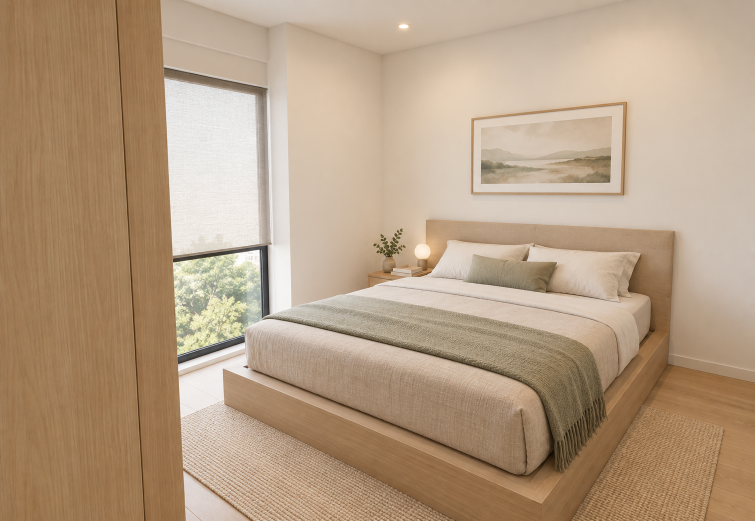
#> input picture scheme_a_v12/renders/elder_image2_edit.png, 1509 x 1042 px, given in place of elder_image2_edit.png.png, which was not available (shown at 1/2 size)
$ python render_qc.py renders/elder_image2_edit.png
#> lines starting #> are read from the running program, lines starting #| are printed output that depends on the picture; after the words box and inside, x2 and y2 are one past the last pixel; in counts of white or black regions, pixels touching at a corner belong together; pictures that were not available may be replaced by others from this repository, and a replacement may not be noted
"""效果图几何漂移 QC：对比 CAD 锁定素模与 image2 edit 图的边缘结构。

参考图用 workbench 平涂渲染（边缘=纯几何边界，无材质纹理），edit 图提取强边缘。
指标（edit 分辨率 1509×1042 下的 px）：
- recall: 素模几何边缘在 edit 图 TAU 内仍有边缘的比例（低=结构被改）
- chamfer: 素模边缘到 edit 边缘的平均距离
- 小连通域(<MINCC 像素)作为噪点剔除

用法: render_qc.py [key ...]   默认跑全部 7 视角，输出 qc_report.json + 叠加图
"""
from __future__ import annotations

import json
import sys
from pathlib import Path

import numpy as np
from PIL import Image
from scipy.ndimage import distance_transform_edt, label, sobel

ROOT = Path(__file__).resolve().parent
EDIT = ROOT / "renders"
QC = ROOT / "qc"
KEYS = ["living", "kitchen", "master", "child", "elder", "main_bath", "secondary_bath"]
TAU = 8.0       # px：边缘匹配容差
PCT = 93        # 梯度前 7% 才算结构边缘
MINCC = 400     # 连通域最小像素数


def edges(img: np.ndarray) -> np.ndarray:
    g = img.astype(np.float32).mean(axis=2)
    mag = np.hypot(sobel(g, 0), sobel(g, 1))
    m = mag > np.percentile(mag, PCT)
    lbl, n = label(m)
    if n:
        sizes = np.bincount(lbl.ravel())
        m &= sizes[lbl] >= MINCC  # 剔小连通域噪点
    return m


def score(base_path: Path, edit_path: Path, key: str) -> dict:
#> called with key = 'renders/elder_image2_edit.png'
    b = Image.open(base_path).convert("RGB")
#> b is the input picture: PIL image 1509x1042 RGB; mean R, G, B 181.4, 157.1, 131.4
    e = Image.open(edit_path).convert("RGB")
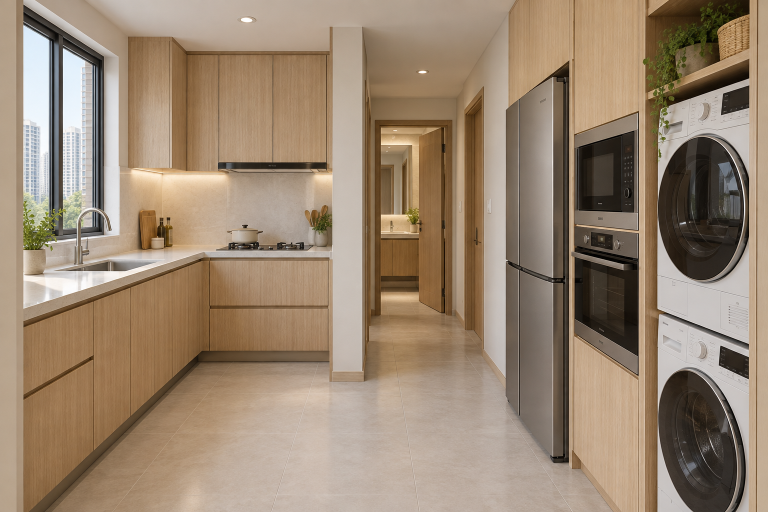
#> input picture scheme_a_v12/renders/kitchen_image2.png, 1536 x 1024 px, given in place of elder_image2_edit.png_image2_edit.png, which was not available (shown at 1/2 size)
#> e is the input picture: PIL image 1536x1024 RGB; mean R, G, B 154.2, 134.3, 113.3
    if b.size != e.size:
        b = b.resize(e.size, Image.LANCZOS)
#> b: PIL image 1536x1024 RGB
    bn, en = edges(np.asarray(b)), edges(np.asarray(e))
#> in edges, `m = mag > np.percentile(mag, PCT)`: m: shape (1024, 1536) bool; 7% white in thin lines or dots, all inside (x1, y1, x2, y2) = (233, 0, 1536, 1024)
#> in edges, `lbl, n = label(m)`:
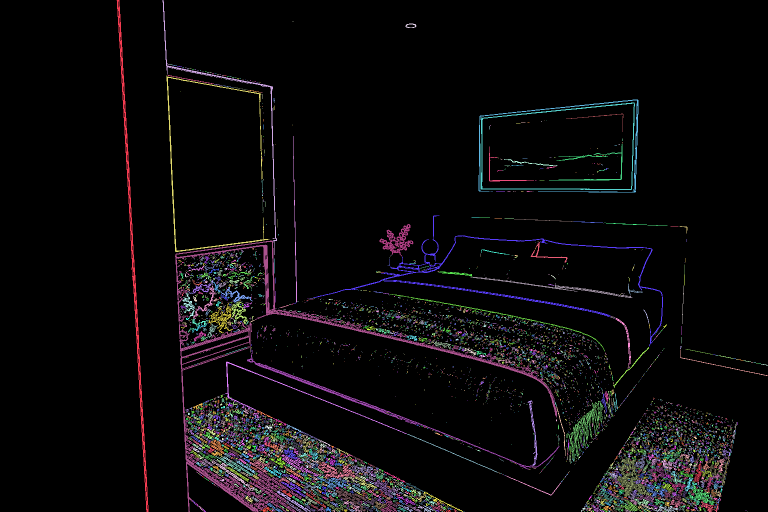
#> lbl: shape (1024, 1536) int32 (shown at 1/2 size); 8842 distinct labels, from 0 to 8841; one colour per label, 0 black
#> in edges, `lbl, n = label(m)`: n = 8841
#> in edges, `sizes = np.bincount(lbl.ravel())`: sizes = 8842 values, max 1462765 at index 0, min 1 at index 37, mean 177.9
#> in edges, `m &= sizes[lbl] >= MINCC`:
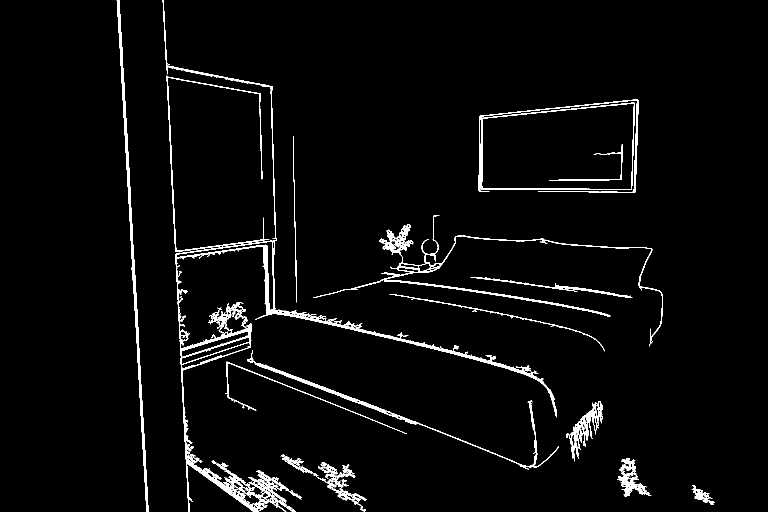
#> m: shape (1024, 1536) bool (shown at 1/2 size); 3% white in thin lines or dots, all inside (x1, y1, x2, y2) = (233, 0, 1429, 1024)
#> in edges (call 2), `m = mag > np.percentile(mag, PCT)`: m: shape (1024, 1536) bool; 7% white in thin lines or dots
#> in edges (call 2), `lbl, n = label(m)`:
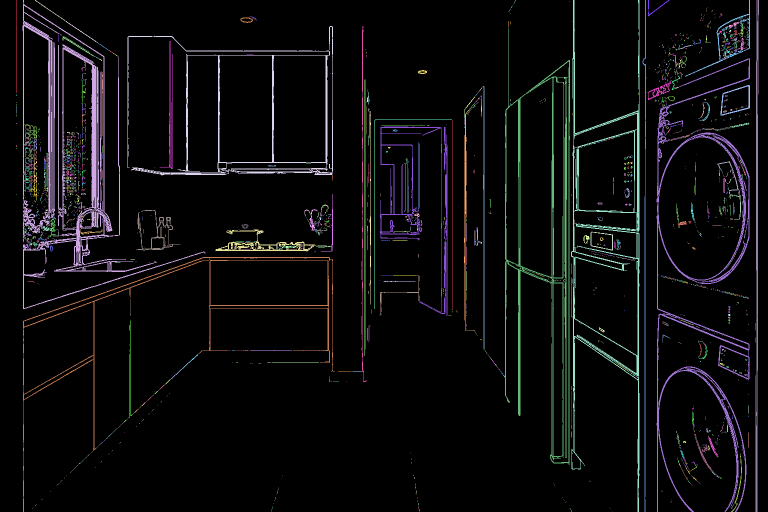
#> lbl: shape (1024, 1536) int32 (shown at 1/2 size); 2461 distinct labels, from 0 to 2460; one colour per label, 0 black
#> in edges (call 2), `lbl, n = label(m)`: n = 2460
#> in edges (call 2), `sizes = np.bincount(lbl.ravel())`: sizes = 2461 values, max 1462765 at index 0, min 1 at index 10, mean 639.1
#> in edges (call 2), `m &= sizes[lbl] >= MINCC`:
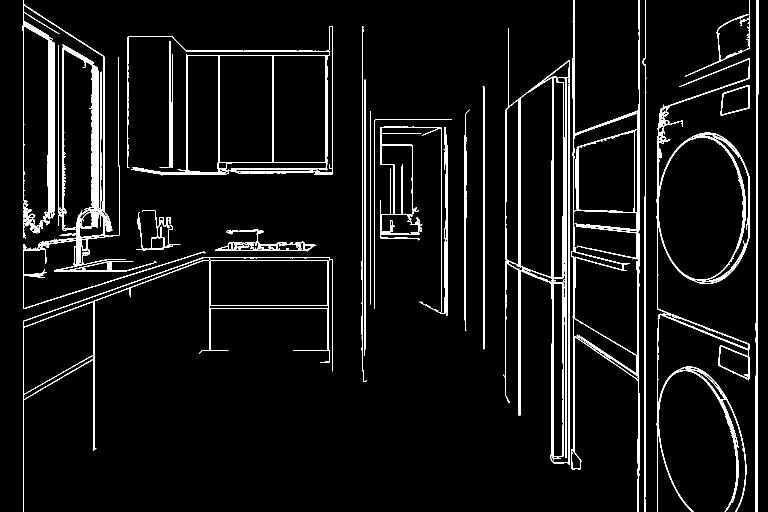
#> m: shape (1024, 1536) bool (shown at 1/2 size); 5.8% white; 20 white regions, largest, box (x1, y1, x2, y2) and area: (45, 0, 411, 618) 19196, (1006, 56, 1140, 930) 13406, (1313, 117, 1500, 1024) 12366

    dt_e = distance_transform_edt(~en)
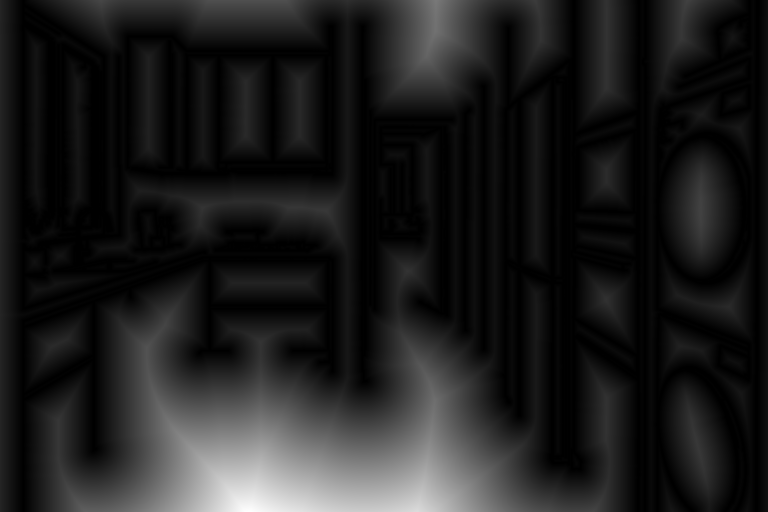
#> dt_e: shape (1024, 1536) float64 (shown at 1/2 size); min 0, max 325, mean 38.6; drawn with min black and max white
    recall = float((dt_e[bn] <= TAU).mean())
#> recall = 0.29
    cham = float(dt_e[bn].mean())
#> cham = 61.79

    ov = np.full((*bn.shape, 3), 255, np.uint8)
    ov[bn & ~en] = [220, 40, 40]   # 红=素模边缘丢失
    ov[en & ~bn] = [60, 170, 60]   # 绿=edit 新增细节
    ov[bn & en] = [30, 30, 30]     # 黑=重合
    Image.fromarray(ov).save(QC / f"{key}_qc_overlay.png")
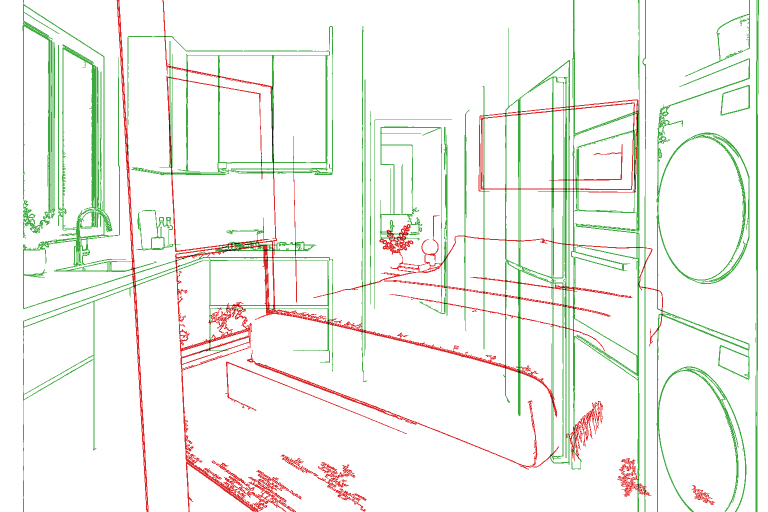
#> saved as elder_image2_edit.png_qc_overlay.png: PIL image 1536x1024 RGB (shown at 1/2 size); mean R, G, B 242.7, 243.7, 237.6
    return {"key": key, "recall": round(recall, 3), "chamfer_px": round(cham, 2),
            "base_edges": int(bn.sum()), "edit_edges": int(en.sum())}


def main() -> None:
    QC.mkdir(exist_ok=True)
    keys = sys.argv[1:] or KEYS
    rows = [score(QC / f"base_wb_{k}.png", EDIT / f"{k}_image2_edit.png", k) for k in keys]
#> rows = 1 item
    for r in rows:
        print(json.dumps(r, ensure_ascii=False))
#> this loop made 1 pass
#| {"key": "renders/elder_image2_edit.png", "recall": 0.29, "chamfer_px": 61.79, "base_edges": 47341, "edit_edges": 90574}
    (QC / "qc_report.json").write_text(json.dumps(rows, ensure_ascii=False, indent=2))


if __name__ == "__main__":
    main()
